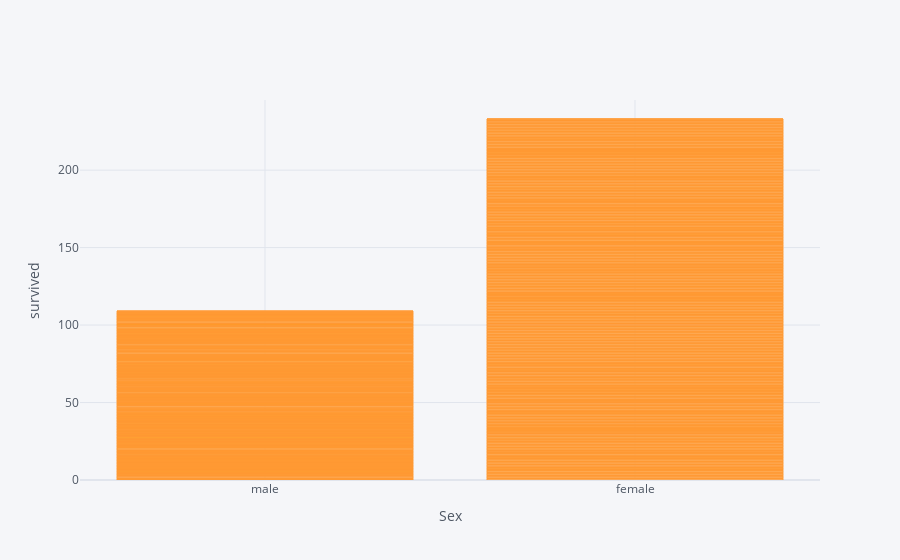

Here is the notebook cell this chart was saved with:
### Code cell
df1.iplot(x ='sex' , y ='survived'  , kind = "bar",xTitle = "Sex" , yTitle = "survived" )

### Figure 1 — Plotly figure (JSON) as saved in the notebook; plotly's stock layout.template omitted (floating-point values rounded to 4 significant figures; data arrays with more than 128 entries replaced by an {"elided": "..."} marker saying what was removed)
{"data": [{"marker": {"color": "rgba(255, 153, 51, 0.6)", "line": {"color": "rgba(255, 153, 51, 1.0)", "width": 1}}, "name": "survived", "orientation": "v", "text": "", "type": "bar", "x": {"elided": "891 str values"}, "y": {"elided": "891 int values"}}], "layout": {"legend": {"bgcolor": "#F5F6F9", "font": {"color": "#4D5663"}}, "paper_bgcolor": "#F5F6F9", "plot_bgcolor": "#F5F6F9", "title": {"font": {"color": "#4D5663"}}, "xaxis": {"gridcolor": "#E1E5ED", "showgrid": true, "tickfont": {"color": "#4D5663"}, "title": {"font": {"color": "#4D5663"}, "text": "Sex"}, "zerolinecolor": "#E1E5ED"}, "yaxis": {"gridcolor": "#E1E5ED", "showgrid": true, "tickfont": {"color": "#4D5663"}, "title": {"font": {"color": "#4D5663"}, "text": "survived"}, "zerolinecolor": "#E1E5ED"}}}
